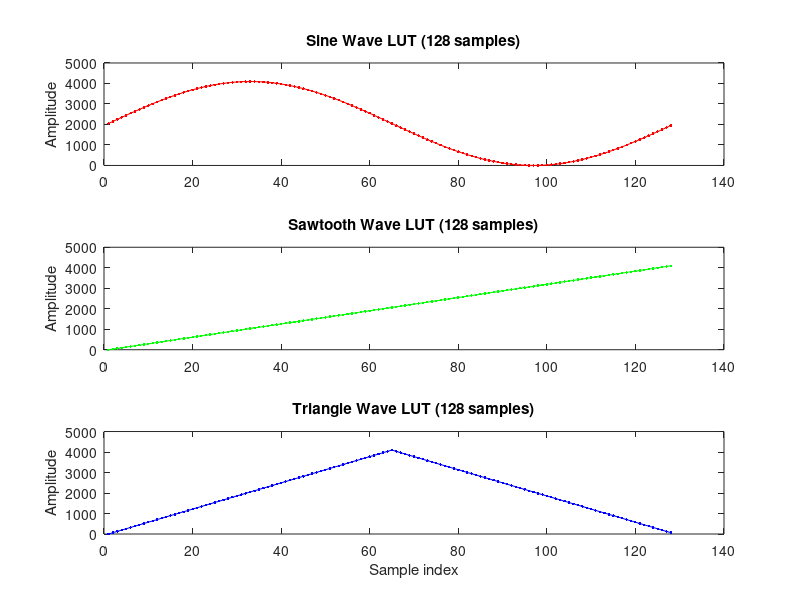

Here is the MATLAB script that generated this plot:

N = 128;          % samples per cycle
RES = 4095;       % 12-bit max value

% Generate sample indices
n = 0:N-1;

% 1. Sine wave LUT 
sine_LUT = round((sin(2*pi*n/N) + 1) * (RES/2));

% 2. Sawtooth wave LUT 
saw_LUT = round((n / (N-1)) * RES);

% 3. Triangle wave LUT 
tri_LUT = zeros(1, N);
for i = 1:N
    if i <= N/2
        tri_LUT(i) = ((i-1) / (N/2)) * RES;
    else
        tri_LUT(i) = ((N - (i-1)) / (N/2)) * RES;
    end
end
tri_LUT = round(tri_LUT);

% --- Plotting ---
figure;

subplot(3,1,1);
plot(sine_LUT, 'r.-');
title('Sine Wave LUT (128 samples)');
ylabel('Amplitude');

subplot(3,1,2);
plot(saw_LUT, 'g.-');
title('Sawtooth Wave LUT (128 samples)');
ylabel('Amplitude');

subplot(3,1,3);
plot(tri_LUT, 'b.-');
title('Triangle Wave LUT (128 samples)');
ylabel('Amplitude');
xlabel('Sample index');

% --- Display arrays in command window (copy-paste for C code) ---
disp('Sine LUT:');
disp(sine_LUT);

disp('Sawtooth LUT:');
disp(saw_LUT);

disp('Triangle LUT:');
disp(tri_LUT);